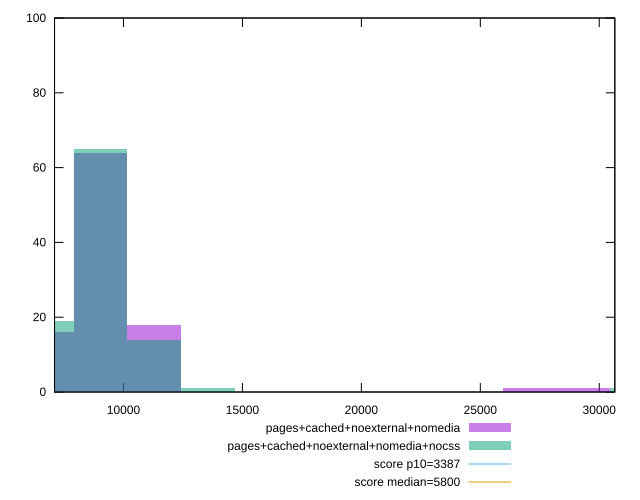

The gnuplot source for this figure:
reset

$pagesCachedNoexternalNomedia <<EOF
9028.31399926889 64
11285.392499086112 18
27084.941997806673 1
6771.235499451668 16
29342.020497623893 1
EOF

$pagesCachedNoexternalNomediaNocss <<EOF
9028.31399926889 65
6771.235499451668 19
11285.392499086112 14
31599.098997441117 1
13542.470998903336 1
EOF

set key outside below
set boxwidth 2257.0784998172226
set xrange [7101.3450040323405:30654.661021671847]
set yrange [0:100]
set trange [0:100]
set style fill transparent solid 0.5 noborder

set parametric
set terminal svg size 640, 500 enhanced background rgb 'white'
set output "reprap/speed-index/comparison/histogram/3_vs_4.svg"

plot $pagesCachedNoexternalNomedia title "pages+cached+noexternal+nomedia" with boxes, \
     $pagesCachedNoexternalNomediaNocss title "pages+cached+noexternal+nomedia+nocss" with boxes, \
     3387,t title "score p10=3387", \
     5800,t title "score median=5800"

reset
